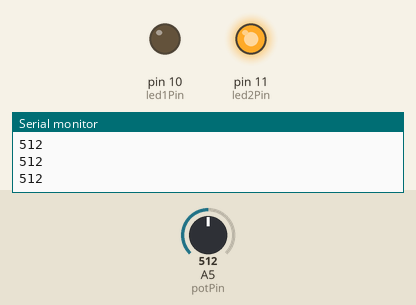
This sketch was run on a simulated Arduino Uno, built with avr-gcc and run on an emulated ATmega328P. On the bench: output pins drawn as LEDs (lit = HIGH), the last lines printed to the serial monitor. The test bench sets the inputs (shaded band); at power-on: A5 (potPin) = 512.

Above: at 1.2 s.
1.3 s: A5 (potPin) set to 1015
2.8 s: A5 (potPin) set to 1023
At 3.1 s:
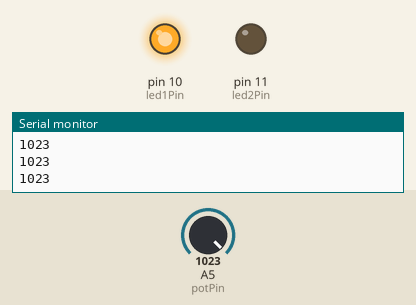
4.3 s: A5 (potPin) set to 900
At 5.4 s:
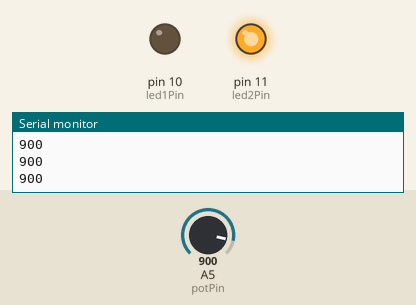
Timing chart, 0 to 7.3 s (numbered marks = the images above; inputs shaded):
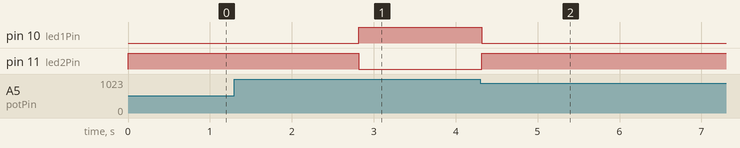

The sketch:

Potentiometer3.ino
```cpp
/* This program is the Thinker1 Potentiometer Activity Three

    written by Thinkspace
    www.powerhousemuseum.com/thinkspace
*/

// We have a potentiometer connected to analog pin 5

//define pins
int potPin = 5;
int led1Pin = 10;
int led2Pin = 11;

//create a variable to hold the data we read in
int value = 0;

void setup()
{
  // initialize the LED pins as digital outputs
  pinMode(led1Pin, OUTPUT);
  pinMode(led2Pin, OUTPUT);

  //turn the serial port on
  Serial.begin(115200);
}

void loop()
{
  //test to make sure serial port is available before trying to read it
  while(Serial.available()==0)
  {
      // read the input pin
      value = analogRead(potPin);

      // print the contents of the variable to the serial monitor
      Serial.println(value);

      //map the values for PWM
      value = map(value, 0, 1023, 0, 1);

      //use if statement to turn LEDs on and off
      if(value == 1)
      {
        digitalWrite(led1Pin, HIGH);
        digitalWrite(led2Pin, LOW);
      }
      else
      {
        digitalWrite(led1Pin, LOW);
        digitalWrite(led2Pin, HIGH);
      }

      //short delay before reading again
      delay(25);
  }
}
```

Measured:
- the behaviour switches between 1022 and 1023 on A5 (potPin) (found by bisection; images 0 and 1)
- after the input at 2.8 s, pin 10 (led1Pin): LOW → HIGH at once; pin 11 (led2Pin): HIGH → LOW at once
- after the input at 4.3 s, pin 10 (led1Pin): HIGH → LOW at once; pin 11 (led2Pin): LOW → HIGH at once
